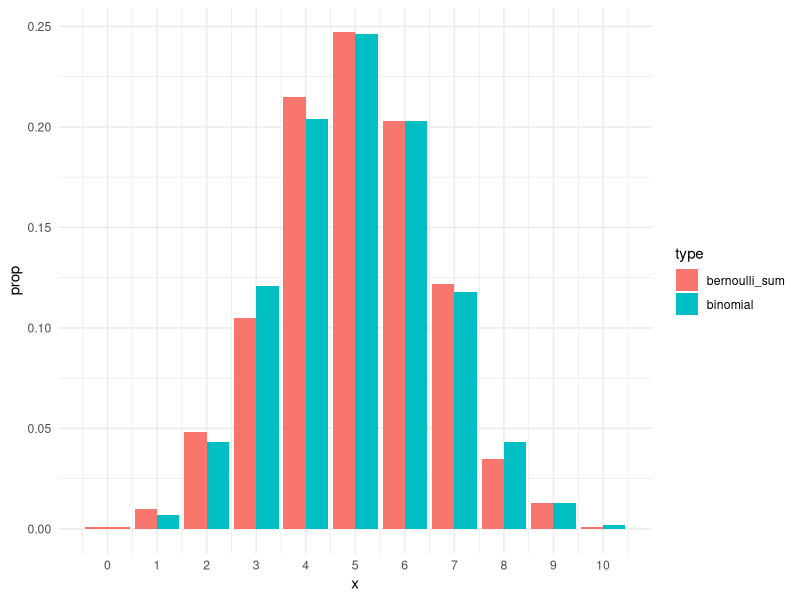

Generate this figure with R:
library(ggplot2)

set.seed(0)

n <- 10
p <- 0.5
samples <- 1000

# Samples from the binomial distribution
binomial_samples <- rbinom(n = samples, size = n, prob = p)

# Sample from uniform -> cutoff -> sum
sum_of_bernoullis <- (matrix(runif(n = n * samples), nrow = samples, ncol = n) < p) |> rowSums()

df <- data.frame(x = c(binomial_samples, sum_of_bernoullis),
                 type = c(rep("binomial", samples), rep("bernoulli_sum", samples)))

# Compute proportions based on groups
ggplot(df, mapping = aes(x = x, fill = type)) + geom_bar(aes(y = after_stat(prop), group = type), position = "dodge") + theme_minimal() + xlim(-1, 11) + scale_x_continuous(breaks = 0:10)
